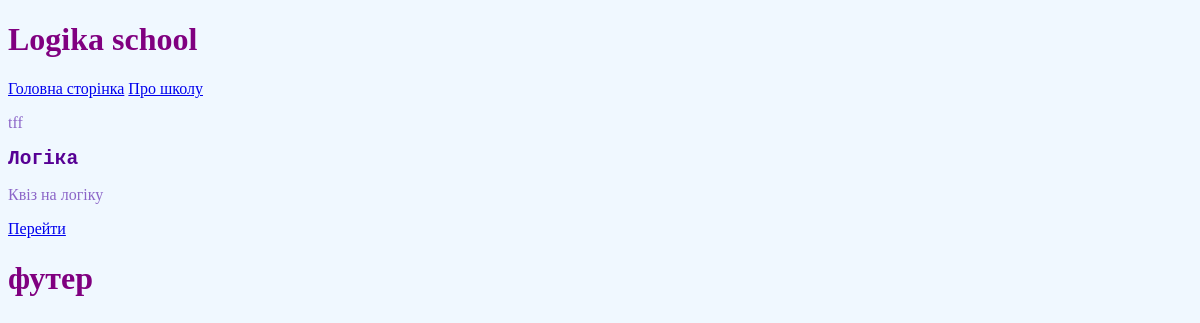
Before: / with the older database file.
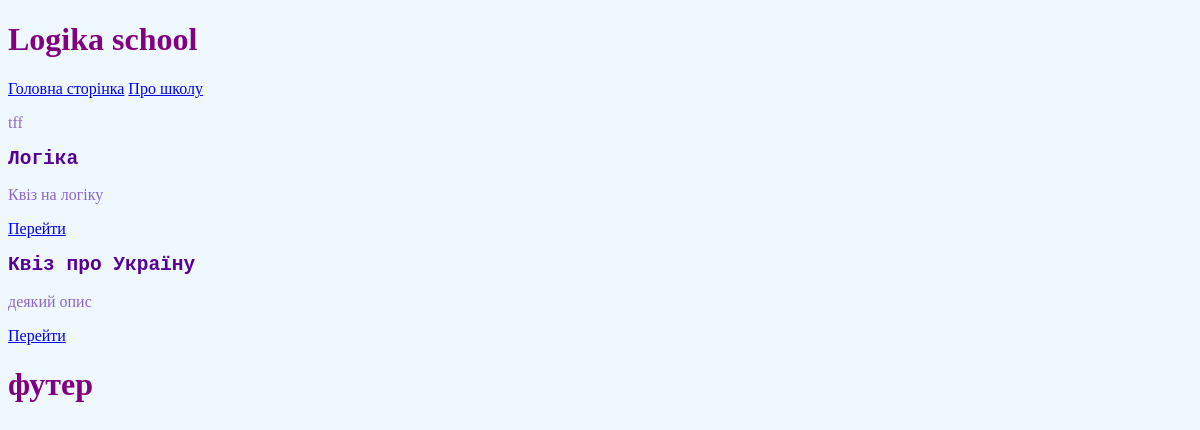
After: the same page with the newer database file.
### tables this page shows
CREATE TABLE Quiz (
            id INT PRIMARY KEY,
            title VARCHAR (255),
            description TEXT);

### run_server.py (the view)
@app.route("/")
def index():
    db_manager = DBManager(db_name)
    quizzes = db_manager.get_quizzes()
    return render_template("index.html", quizzes=quizzes)

### DBManager.py (called while the page is built)
    def get_quizzes(self):
        cursor = self.connection.cursor()
        cursor.execute("SELECT * FROM Quiz")
        res = cursor.fetchall()
        cursor.close()
        return res

### templates/index.html
{% extends "base.html" %}
{% block content %}
<p > tff  </p>
{% for quiz in quizzes %}
    <h2>{{ quiz[1] }}</h2>
    <p>{{ quiz[2] }}</p>
    <a href="#">Перейти</a>
{% endfor %}
{% endblock %}

### templates/base.html (shortened to what this page needs)
<!DOCTYPE html>
<html lang="en">
<head>
    <link rel="stylesheet" href="{{ url_for('static', filename='style.css')}}">
</head>
<body>
<h1> <b>Logika school</b> </h1>
<nav>
    <a href="/"> Головна сторінка</a>
    <a href="/about_school"> Про школу </a>
</nav>
{% block content %} {% endblock %}
<h1> футер </h1>
</body>
</html>

### static/style.css (style rules this page uses)
body { background: AliceBlue; }
h1 { color: purple; }
h2 { color: #570095; font-family: Monospace; }
p { color: #8c66c8; }

Changed rows visible on the page:
added Quiz: title "Квіз про Україну", description "деякий опис"
